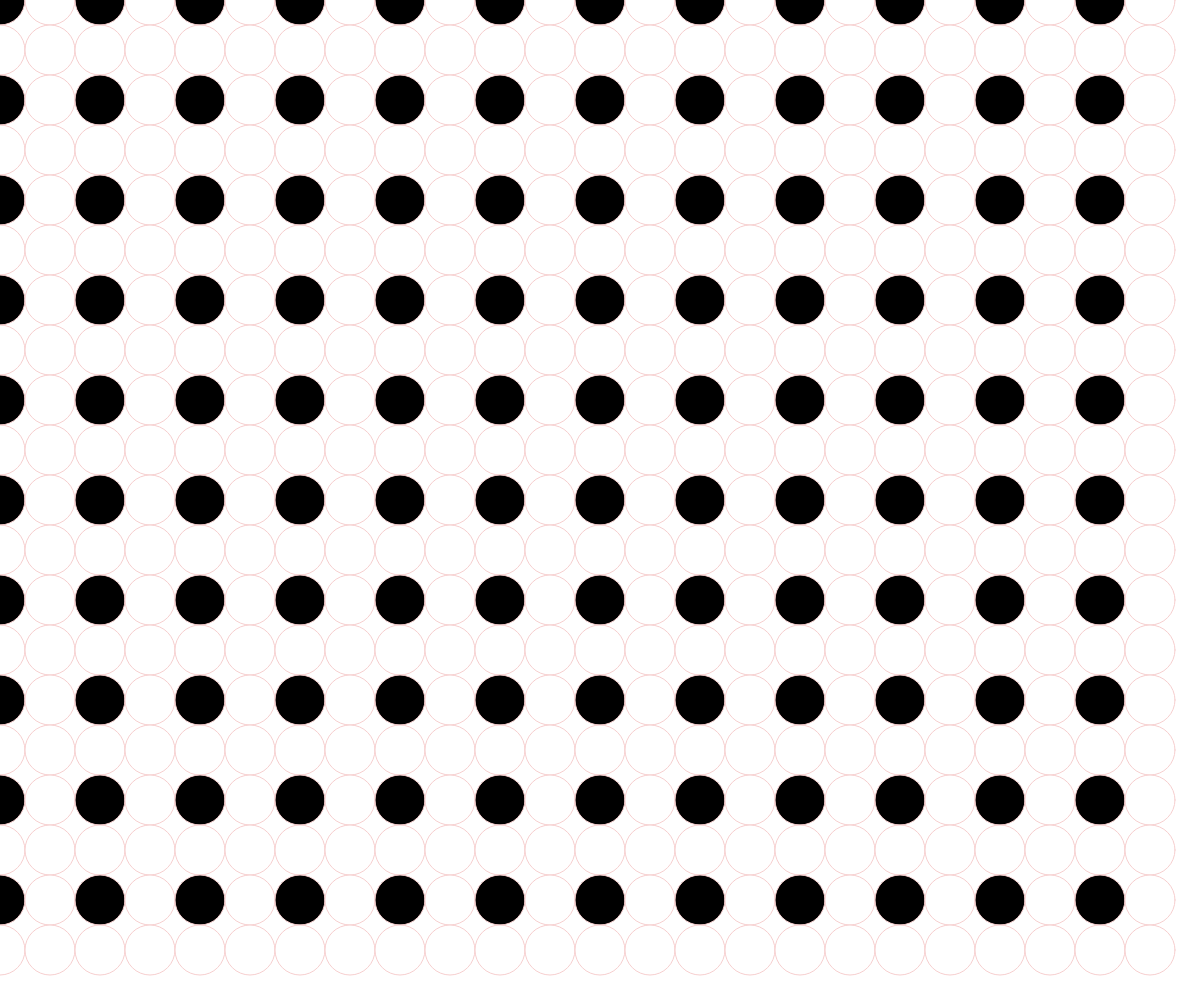
Frame 1 (no input)
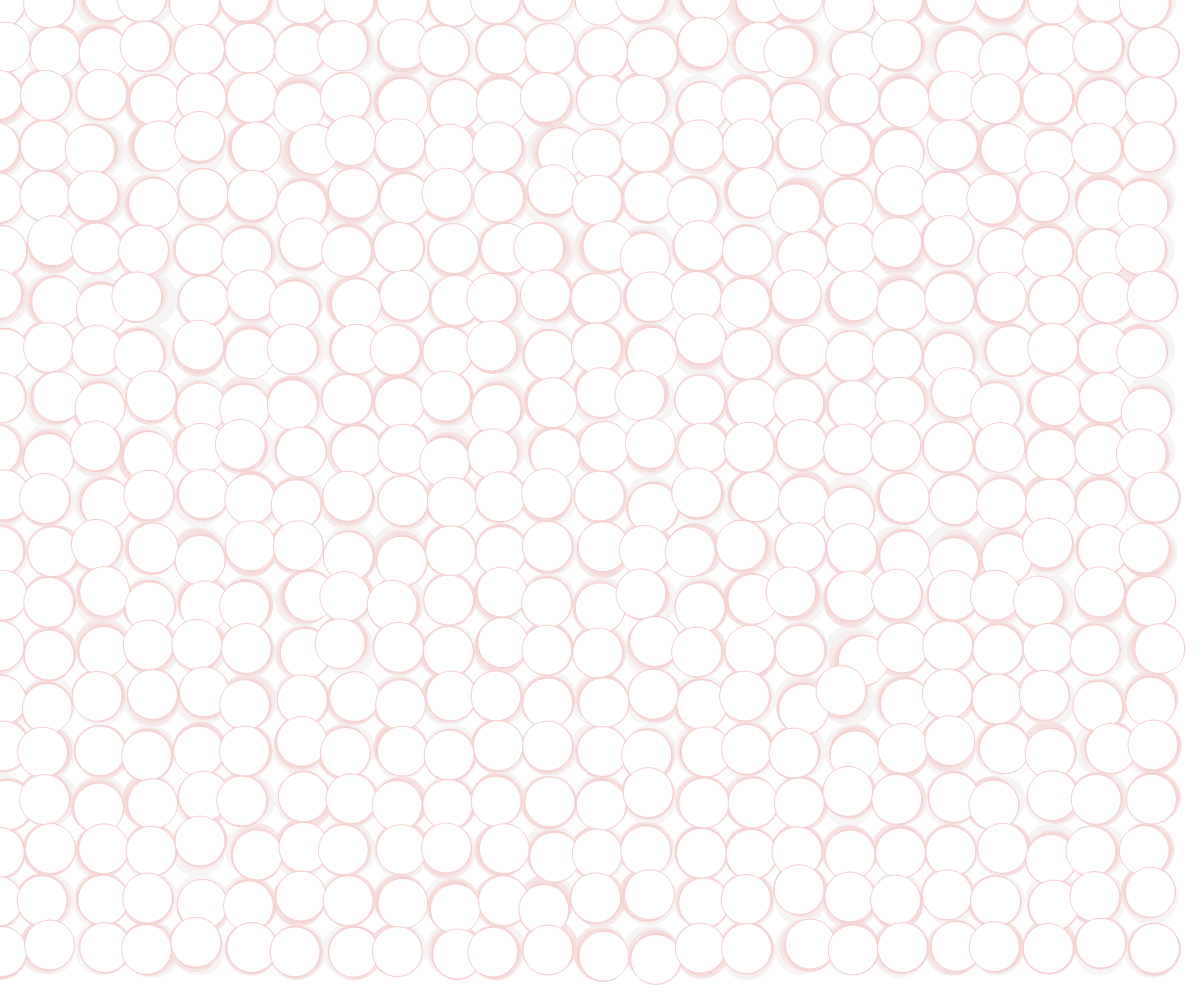
Frame 60 (no input)
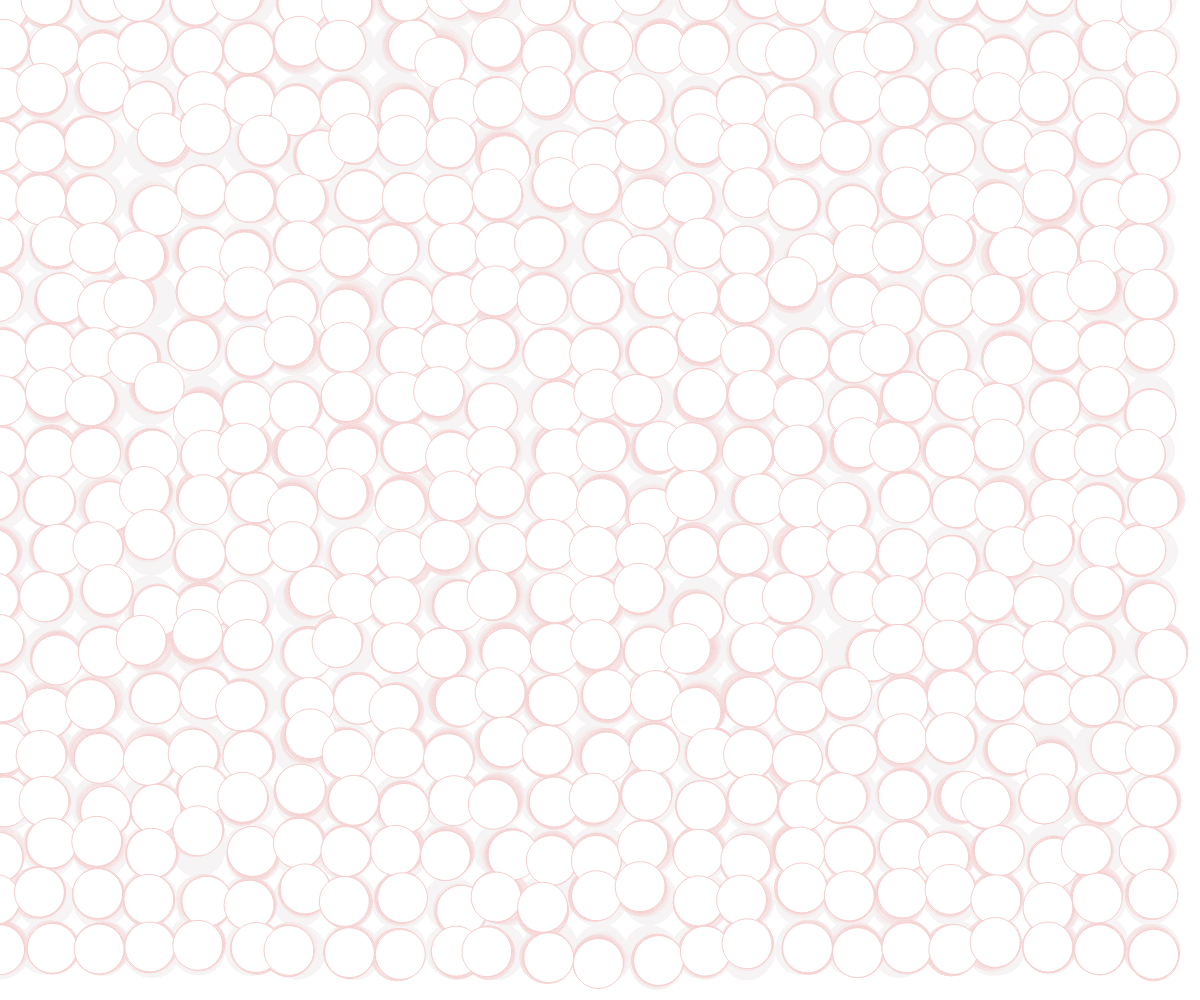
Frame 120 (the mouse pressed at the canvas centre since frame 60)

The p5.js sketch that drew these frames (run headless with seeded random() and noise() and a simulated clock; from frame 60 on, the mouse is pressed at the canvas centre):

// p5.js sketch
// ── sketch.js
let pixelSize = 50;
let pixelArray = [];

function setup() {
  createCanvas(windowWidth, windowHeight);
  let columns = width / pixelSize;
  let rows = height / pixelSize;
  for (let i = 0; i < rows; i++) {
    for (let j = 0; j < columns; j++) {
      let pixel = new Pixel(j * pixelSize, i * pixelSize);
      pixelArray.push(pixel);
    }
  }
}

function draw() {
  background(255,10);
  for (let i = 0; i < pixelArray.length; i++) {
    pixelArray[i].display();
    pixelArray[i].jitter();
  }
}

class Pixel {
  constructor(x, y) {
    this.x = x;
    this.y = y;
  }
  
  display() {
    stroke(246,206,206);
    if (this.x % 20 === 0 && this.y % 20 === 0 ) {
      fill(0);
    } else {
      fill(255);
    }
    circle(this.x, this.y, pixelSize);
  }
  
  jitter() {
    this.x += random(-1, 1);
    this.y += random(-1, 1);
  }
}
